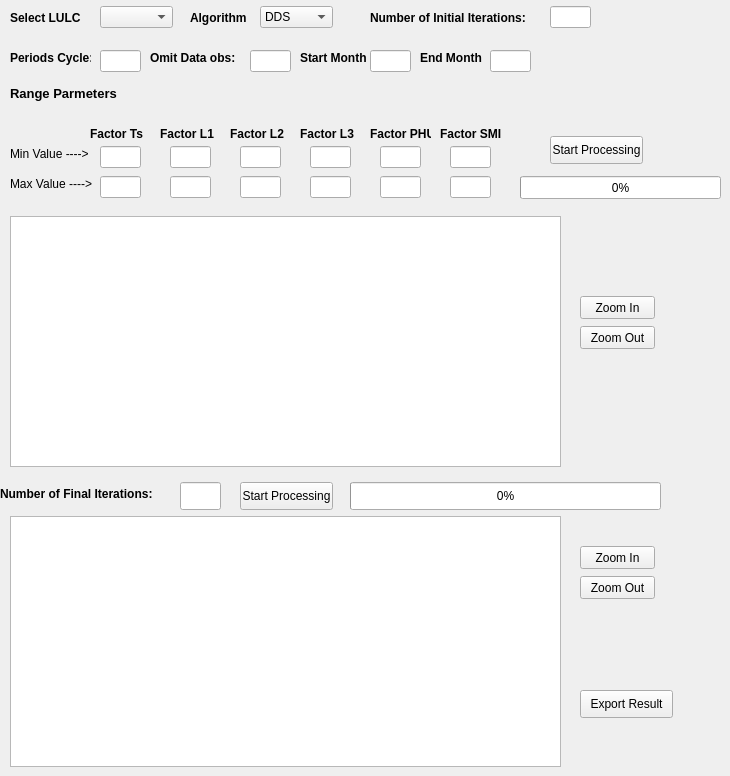
      <widget class="QWidget" name="Tab_3">
       <attribute name="title">
        <string>Step 3 - Calibration</string>
       </attribute>
       <widget class="QLabel" name="label_36">
        <property name="geometry">
         <rect>
          <x>440</x>
          <y>126</y>
          <width>61</width>
          <height>16</height>
         </rect>
        </property>
        <property name="text">
         <string>&lt;html&gt;&lt;head/&gt;&lt;body&gt;&lt;p&gt;&lt;span style=&quot; font-weight:600;&quot;&gt;Factor SMI&lt;/span&gt;&lt;/p&gt;&lt;/body&gt;&lt;/html&gt;</string>
        </property>
       </widget>
       <widget class="QPushButton" name="zoom_out_button_2">
        <property name="geometry">
         <rect>
          <x>580</x>
          <y>576</y>
          <width>75</width>
          <height>23</height>
         </rect>
        </property>
        <property name="text">
         <string>Zoom Out</string>
        </property>
       </widget>
       <widget class="QLabel" name="label_30">
        <property name="geometry">
         <rect>
          <x>190</x>
          <y>10</y>
          <width>61</width>
          <height>16</height>
         </rect>
        </property>
        <property name="text">
         <string>&lt;html&gt;&lt;head/&gt;&lt;body&gt;&lt;p&gt;&lt;span style=&quot; font-size:9pt; font-weight:600;&quot;&gt;Algorithm&lt;/span&gt;&lt;/p&gt;&lt;/body&gt;&lt;/html&gt;</string>
        </property>
       </widget>
       <widget class="QLabel" name="label_21">
        <property name="geometry">
         <rect>
          <x>10</x>
          <y>10</y>
          <width>81</width>
          <height>16</height>
         </rect>
        </property>
        <property name="text">
         <string>&lt;html&gt;&lt;head/&gt;&lt;body&gt;&lt;p&gt;&lt;span style=&quot; font-size:9pt; font-weight:600;&quot;&gt;Select LULC&lt;/span&gt;&lt;/p&gt;&lt;/body&gt;&lt;/html&gt;</string>
        </property>
       </widget>
       <widget class="QComboBox" name="spinBox">
        <property name="geometry">
         <rect>
          <x>100</x>
          <y>6</y>
          <width>73</width>
          <height>22</height>
         </rect>
        </property>
       </widget>
       <widget class="QLineEdit" name="Ql1_min">
        <property name="geometry">
         <rect>
          <x>170</x>
          <y>146</y>
          <width>41</width>
          <height>22</height>
         </rect>
        </property>
       </widget>
       <widget class="QLineEdit" name="QnSMI_min">
        <property name="geometry">
         <rect>
          <x>450</x>
          <y>146</y>
          <width>41</width>
          <height>22</height>
         </rect>
        </property>
       </widget>
       <widget class="QGraphicsView" name="graphicsView_2">
        <property name="geometry">
         <rect>
          <x>10</x>
          <y>516</y>
          <width>551</width>
          <height>251</height>
         </rect>
        </property>
       </widget>
       <widget class="QLineEdit" name="Ql1_max">
        <property name="geometry">
         <rect>
          <x>170</x>
          <y>176</y>
          <width>41</width>
          <height>22</height>
         </rect>
        </property>
       </widget>
       <widget class="QLineEdit" name="Ql3_min">
        <property name="geometry">
         <rect>
          <x>310</x>
          <y>146</y>
          <width>41</width>
          <height>22</height>
         </rect>
        </property>
       </widget>
       <widget class="QLabel" name="label_27">
        <property name="geometry">
         <rect>
          <x>150</x>
          <y>50</y>
          <width>91</width>
          <height>16</height>
         </rect>
        </property>
        <property name="text">
         <string>&lt;html&gt;&lt;head/&gt;&lt;body&gt;&lt;p&gt;&lt;span style=&quot; font-weight:600;&quot;&gt;Omit Data obs:&lt;/span&gt;&lt;/p&gt;&lt;/body&gt;&lt;/html&gt;</string>
        </property>
       </widget>
       <widget class="QLineEdit" name="Ql2_min">
        <property name="geometry">
         <rect>
          <x>240</x>
          <y>146</y>
          <width>41</width>
          <height>22</height>
         </rect>
        </property>
       </widget>
       <widget class="QLabel" name="label_33">
        <property name="geometry">
         <rect>
          <x>230</x>
          <y>126</y>
          <width>61</width>
          <height>16</height>
         </rect>
        </property>
        <property name="text">
         <string>&lt;html&gt;&lt;head/&gt;&lt;body&gt;&lt;p&gt;&lt;span style=&quot; font-weight:600;&quot;&gt;Factor L2&lt;/span&gt;&lt;/p&gt;&lt;/body&gt;&lt;/html&gt;</string>
        </property>
       </widget>
       <widget class="QLabel" name="label_34">
        <property name="geometry">
         <rect>
          <x>300</x>
          <y>126</y>
          <width>61</width>
          <height>16</height>
         </rect>
        </property>
        <property name="text">
         <string>&lt;html&gt;&lt;head/&gt;&lt;body&gt;&lt;p&gt;&lt;span style=&quot; font-weight:600;&quot;&gt;Factor L3&lt;/span&gt;&lt;/p&gt;&lt;/body&gt;&lt;/html&gt;</string>
        </property>
       </widget>
       <widget class="QPushButton" name="zoom_in_button_2">
        <property name="geometry">
         <rect>
          <x>580</x>
          <y>546</y>
          <width>75</width>
          <height>23</height>
         </rect>
        </property>
        <property name="text">
         <string>Zoom In</string>
        </property>
       </widget>
       <widget class="QLineEdit" name="Qft_sup_min">
        <property name="geometry">
         <rect>
          <x>100</x>
          <y>146</y>
          <width>41</width>
          <height>22</height>
         </rect>
        </property>
       </widget>
       <widget class="QLineEdit" name="QSOS1_2">
        <property name="geometry">
         <rect>
          <x>490</x>
          <y>50</y>
          <width>41</width>
          <height>22</height>
         </rect>
        </property>
       </widget>
       <widget class="QLabel" name="label_35">
        <property name="geometry">
         <rect>
          <x>370</x>
          <y>126</y>
          <width>61</width>
          <height>16</height>
         </rect>
        </property>
        <property name="text">
         <string>&lt;html&gt;&lt;head/&gt;&lt;body&gt;&lt;p&gt;&lt;span style=&quot; font-weight:600;&quot;&gt;Factor PHU&lt;/span&gt;&lt;/p&gt;&lt;/body&gt;&lt;/html&gt;</string>
        </property>
       </widget>
       <widget class="QLineEdit" name="QnSMI_max">
        <property name="geometry">
         <rect>
          <x>450</x>
          <y>176</y>
          <width>41</width>
          <height>22</height>
         </rect>
        </property>
       </widget>
       <widget class="QLabel" name="label_26">
        <property name="geometry">
         <rect>
          <x>10</x>
          <y>50</y>
          <width>81</width>
          <height>16</height>
         </rect>
        </property>
        <property name="text">
         <string>&lt;html&gt;&lt;head/&gt;&lt;body&gt;&lt;p&gt;&lt;span style=&quot; font-weight:600;&quot;&gt;Periods Cycle:&lt;/span&gt;&lt;/p&gt;&lt;/body&gt;&lt;/html&gt;</string>
        </property>
       </widget>
       <widget class="QLabel" name="label_25">
        <property name="geometry">
         <rect>
          <x>90</x>
          <y>126</y>
          <width>61</width>
          <height>16</height>
         </rect>
        </property>
        <property name="text">
         <string>&lt;html&gt;&lt;head/&gt;&lt;body&gt;&lt;p&gt;&lt;span style=&quot; font-weight:600;&quot;&gt;Factor Ts&lt;/span&gt;&lt;/p&gt;&lt;/body&gt;&lt;/html&gt;</string>
        </property>
       </widget>
       <widget class="QLabel" name="label_23">
        <property name="geometry">
         <rect>
          <x>10</x>
          <y>176</y>
          <width>111</width>
          <height>16</height>
         </rect>
        </property>
        <property name="text">
         <string>&lt;html&gt;&lt;head/&gt;&lt;body&gt;&lt;p&gt;Max Value  ----&amp;gt;&lt;/p&gt;&lt;/body&gt;&lt;/html&gt;</string>
        </property>
       </widget>
       <widget class="QLineEdit" name="QNumIter">
        <property name="geometry">
         <rect>
          <x>550</x>
          <y>6</y>
          <width>41</width>
          <height>22</height>
         </rect>
        </property>
       </widget>
       <widget class="QPushButton" name="Run_process_LAI_end">
        <property name="geometry">
         <rect>
          <x>240</x>
          <y>482</y>
          <width>93</width>
          <height>28</height>
         </rect>
        </property>
        <property name="text">
         <string>Start Processing</string>
        </property>
       </widget>
       <widget class="QLineEdit" name="Ql2_max">
        <property name="geometry">
         <rect>
          <x>240</x>
          <y>176</y>
          <width>41</width>
          <height>22</height>
         </rect>
        </property>
       </widget>
       <widget class="QLabel" name="label_29">
        <property name="geometry">
         <rect>
          <x>420</x>
          <y>50</y>
          <width>71</width>
          <height>16</height>
         </rect>
        </property>
        <property name="text">
         <string>&lt;html&gt;&lt;head/&gt;&lt;body&gt;&lt;p&gt;&lt;span style=&quot; font-weight:600;&quot;&gt;End Month&lt;/span&gt;&lt;/p&gt;&lt;/body&gt;&lt;/html&gt;</string>
        </property>
       </widget>
       <widget class="QLineEdit" name="Qfr_phu_sen_min">
        <property name="geometry">
         <rect>
          <x>380</x>
          <y>146</y>
          <width>41</width>
          <height>22</height>
         </rect>
        </property>
       </widget>
       <widget class="QProgressBar" name="progressBar_process_LAI">
        <property name="geometry">
         <rect>
          <x>520</x>
          <y>176</y>
          <width>201</width>
          <height>23</height>
         </rect>
        </property>
        <property name="value">
         <number>0</number>
        </property>
        <property name="textVisible">
         <bool>true</bool>
        </property>
       </widget>
       <widget class="QLineEdit" name="QPeriod">
        <property name="geometry">
         <rect>
          <x>100</x>
          <y>50</y>
          <width>41</width>
          <height>22</height>
         </rect>
        </property>
       </widget>
       <widget class="QPushButton" name="zoom_out_button">
        <property name="geometry">
         <rect>
          <x>580</x>
          <y>326</y>
          <width>75</width>
          <height>23</height>
         </rect>
        </property>
        <property name="text">
         <string>Zoom Out</string>
        </property>
       </widget>
       <widget class="QLineEdit" name="QOmitObs">
        <property name="geometry">
         <rect>
          <x>250</x>
          <y>50</y>
          <width>41</width>
          <height>22</height>
         </rect>
        </property>
       </widget>
       <widget class="QLabel" name="label_24">
        <property name="geometry">
         <rect>
          <x>10</x>
          <y>86</y>
          <width>121</width>
          <height>16</height>
         </rect>
        </property>
        <property name="text">
         <string>&lt;html&gt;&lt;head/&gt;&lt;body&gt;&lt;p&gt;&lt;span style=&quot; font-size:10pt; font-weight:600;&quot;&gt;Range Parmeters&lt;/span&gt;&lt;/p&gt;&lt;/body&gt;&lt;/html&gt;</string>
        </property>
       </widget>
       <widget class="QLineEdit" name="Ql3_max">
        <property name="geometry">
         <rect>
          <x>310</x>
          <y>176</y>
          <width>41</width>
          <height>22</height>
         </rect>
        </property>
       </widget>
       <widget class="QLineEdit" name="Qfr_phu_sen_max">
        <property name="geometry">
         <rect>
          <x>380</x>
          <y>176</y>
          <width>41</width>
          <height>22</height>
         </rect>
        </property>
       </widget>
       <widget class="QPushButton" name="Run_process_LAI">
        <property name="geometry">
         <rect>
          <x>550</x>
          <y>136</y>
          <width>93</width>
          <height>28</height>
         </rect>
        </property>
        <property name="text">
         <string>Start Processing</string>
        </property>
       </widget>
       <widget class="QLabel" name="label_32">
        <property name="geometry">
         <rect>
          <x>160</x>
          <y>126</y>
          <width>61</width>
          <height>16</height>
         </rect>
        </property>
        <property name="text">
         <string>&lt;html&gt;&lt;head/&gt;&lt;body&gt;&lt;p&gt;&lt;span style=&quot; font-weight:600;&quot;&gt;Factor L1&lt;/span&gt;&lt;/p&gt;&lt;/body&gt;&lt;/html&gt;</string>
        </property>
       </widget>
       <widget class="QLabel" name="label_22">
        <property name="geometry">
         <rect>
          <x>10</x>
          <y>146</y>
          <width>111</width>
          <height>16</height>
         </rect>
        </property>
        <property name="text">
         <string>&lt;html&gt;&lt;head/&gt;&lt;body&gt;&lt;p&gt;Min Value ----&amp;gt;&lt;/p&gt;&lt;/body&gt;&lt;/html&gt;</string>
        </property>
       </widget>
       <widget class="QLabel" name="label_31">
        <property name="geometry">
         <rect>
          <x>370</x>
          <y>10</y>
          <width>181</width>
          <height>16</height>
         </rect>
        </property>
        <property name="text">
         <string>&lt;html&gt;&lt;head/&gt;&lt;body&gt;&lt;p&gt;&lt;span style=&quot; font-size:9pt; font-weight:600;&quot;&gt;Number of Initial Iterations:&lt;/span&gt;&lt;/p&gt;&lt;/body&gt;&lt;/html&gt;</string>
        </property>
       </widget>
       <widget class="QLabel" name="label_37">
        <property name="geometry">
         <rect>
          <x>0</x>
          <y>486</y>
          <width>181</width>
          <height>16</height>
         </rect>
        </property>
        <property name="text">
         <string>&lt;html&gt;&lt;head/&gt;&lt;body&gt;&lt;p&gt;&lt;span style=&quot; font-size:9pt; font-weight:600;&quot;&gt;Number of Final Iterations:&lt;/span&gt;&lt;/p&gt;&lt;/body&gt;&lt;/html&gt;</string>
        </property>
       </widget>
       <widget class="QLineEdit" name="QNumIter_end">
        <property name="geometry">
         <rect>
          <x>180</x>
          <y>482</y>
          <width>41</width>
          <height>28</height>
         </rect>
        </property>
       </widget>
       <widget class="QPushButton" name="zoom_in_button">
        <property name="geometry">
         <rect>
          <x>580</x>
          <y>296</y>
          <width>75</width>
          <height>23</height>
         </rect>
        </property>
        <property name="text">
         <string>Zoom In</string>
        </property>
       </widget>
       <widget class="QProgressBar" name="progressBar_process_LAI_end">
        <property name="geometry">
         <rect>
          <x>350</x>
          <y>482</y>
          <width>311</width>
          <height>28</height>
         </rect>
        </property>
        <property name="value">
         <number>0</number>
        </property>
        <property name="textVisible">
         <bool>true</bool>
        </property>
       </widget>
       <widget class="QGraphicsView" name="graphicsView">
        <property name="geometry">
         <rect>
          <x>10</x>
          <y>216</y>
          <width>551</width>
          <height>251</height>
         </rect>
        </property>
       </widget>
       <widget class="QLabel" name="label_28">
        <property name="geometry">
         <rect>
          <x>300</x>
          <y>50</y>
          <width>71</width>
          <height>16</height>
         </rect>
        </property>
        <property name="text">
         <string>&lt;html&gt;&lt;head/&gt;&lt;body&gt;&lt;p&gt;&lt;span style=&quot; font-weight:600;&quot;&gt;Start Month&lt;/span&gt;&lt;/p&gt;&lt;/body&gt;&lt;/html&gt;</string>
        </property>
       </widget>
       <widget class="QPushButton" name="Export_result_2">
        <property name="geometry">
         <rect>
          <x>580</x>
          <y>690</y>
          <width>93</width>
          <height>28</height>
         </rect>
        </property>
        <property name="text">
         <string>Export Result</string>
        </property>
       </widget>
       <widget class="QLineEdit" name="Qft_sup_max">
        <property name="geometry">
         <rect>
          <x>100</x>
          <y>176</y>
          <width>41</width>
          <height>22</height>
         </rect>
        </property>
       </widget>
       <widget class="QComboBox" name="Algorithm">
        <property name="geometry">
         <rect>
          <x>260</x>
          <y>6</y>
          <width>73</width>
          <height>22</height>
         </rect>
        </property>
        <item>
         <property name="text">
          <string>DDS</string>
         </property>
        </item>
        <item>
         <property name="text">
          <string>LHS</string>
         </property>
        </item>
        <item>
         <property name="text">
          <string>SCE</string>
         </property>
        </item>
       </widget>
       <widget class="QLineEdit" name="QSOS1">
        <property name="geometry">
         <rect>
          <x>370</x>
          <y>50</y>
          <width>41</width>
          <height>22</height>
         </rect>
        </property>
       </widget>
      </widget>
